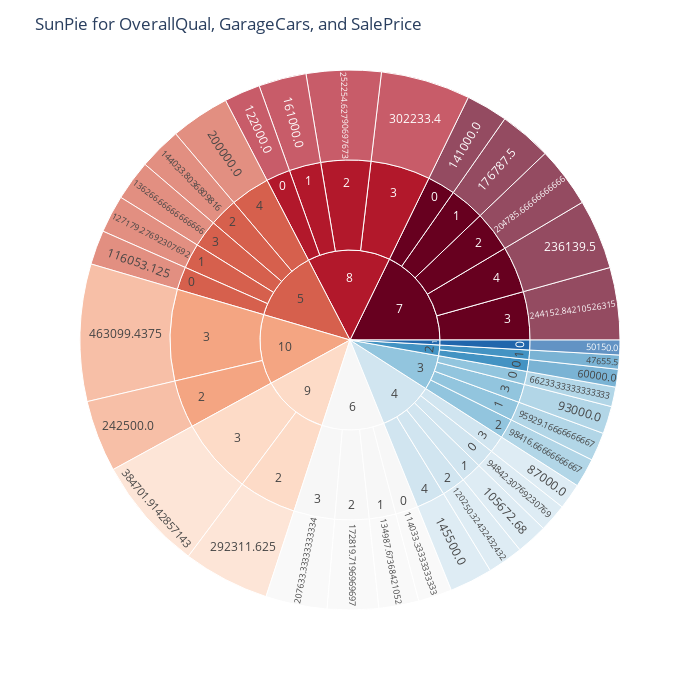

Notebook cell for this chart:
### Code cell
fig = px.sunburst(sun_df, path=['OverallQual', 'GarageCars', 'SalePrice' ], values=sun_df['SalePrice'], color_discrete_sequence=px.colors.sequential.RdBu)
fig.update_layout(height=700, width=700, title_text="SunPie for OverallQual, GarageCars, and SalePrice")
fig.show()
